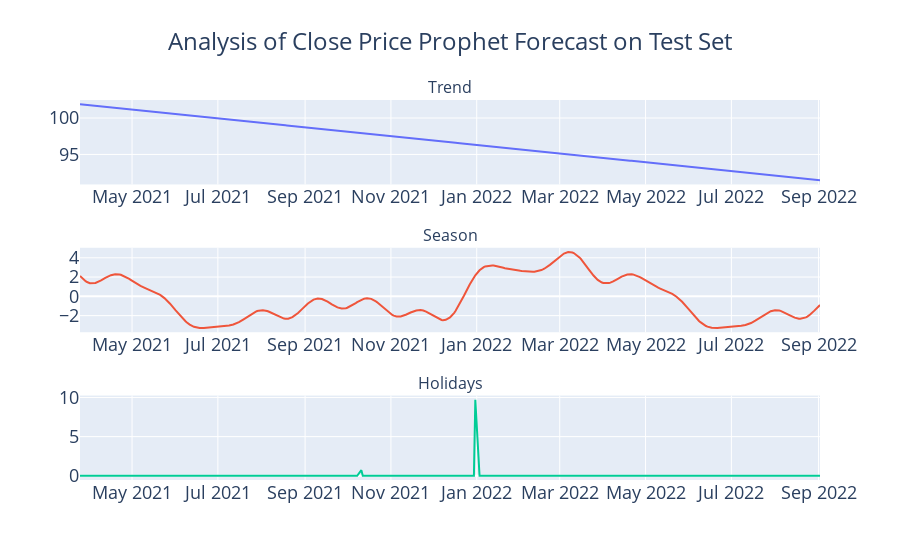

Notebook code for this chart:
### Code cell
create_prophet_plots(
    df=prophet_plot_test,
    super_title="Analysis of Close Price Prophet Forecast on Test Set",
)

### Figure 1 — Plotly figure (JSON) as saved in the notebook; plotly's stock layout.template omitted (floating-point values rounded to 4 significant figures; data arrays with more than 128 entries replaced by an {"elided": "..."} marker saying what was removed)
{"data": [{"showlegend": false, "type": "scatter", "x": {"elided": "365 str values"}, "xaxis": "x", "y": {"elided": "365 float values"}, "yaxis": "y"}, {"showlegend": false, "type": "scatter", "x": {"elided": "365 str values"}, "xaxis": "x2", "y": {"elided": "365 float values"}, "yaxis": "y2"}, {"showlegend": false, "type": "scatter", "x": {"elided": "365 str values"}, "xaxis": "x3", "y": {"elided": "365 float values"}, "yaxis": "y3"}], "layout": {"annotations": [{"font": {"size": 16}, "showarrow": false, "text": "Trend", "x": 0.5, "xanchor": "center", "xref": "paper", "y": 1, "yanchor": "bottom", "yref": "paper"}, {"font": {"size": 16}, "showarrow": false, "text": "Season", "x": 0.5, "xanchor": "center", "xref": "paper", "y": 0.6111, "yanchor": "bottom", "yref": "paper"}, {"font": {"size": 16}, "showarrow": false, "text": "Holidays", "x": 0.5, "xanchor": "center", "xref": "paper", "y": 0.2222, "yanchor": "bottom", "yref": "paper"}], "font": {"size": 18}, "title": {"font": {"size": 24}, "text": "Analysis of Close Price Prophet Forecast on Test Set", "x": 0.5}, "xaxis": {"anchor": "y", "domain": [0, 1]}, "xaxis2": {"anchor": "y2", "domain": [0, 1]}, "xaxis3": {"anchor": "y3", "domain": [0, 1]}, "yaxis": {"anchor": "x", "domain": [0.7778, 1]}, "yaxis2": {"anchor": "x2", "domain": [0.3889, 0.6111]}, "yaxis3": {"anchor": "x3", "domain": [0, 0.2222]}}}
